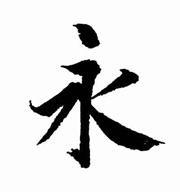
#> input picture 0.jpg, 180 x 192 px, found by its file name; its folder holds only this picture in this run
$ python list_shrink.py   (older library calls are emulated)
#> lines starting #> are read from the running program, lines starting #| are printed output that depends on the picture; after the words box and inside, x2 and y2 are one past the last pixel; in counts of white or black regions, pixels touching at a corner belong together
### imgproc.py
import numpy as np
import cv2
from general import two_threshold
import math
import random
import matplotlib.pyplot as plt


# [7 lines left out: function line_to_X_y, not called in this run]


def imgread(addr):
#> called with addr = 'img/0.jpg'
    try:
        img = cv2.imread(addr)  # read image into a mat
#> img is the input picture: shape (192, 180, 3); min 0, max 255, mean 220.1
        NewImage = cv2.cvtColor(img, cv2.COLOR_BGR2GRAY)  # transform into gray
        for i in range(NewImage.shape[0]):
            for j in range(NewImage.shape[1]):
                Num = NewImage[i][j]
                if Num < two_threshold:
                    NewImage[i][j] = 0
                else:
                    NewImage[i][j] = 255
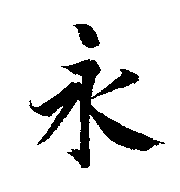
#> NewImage: shape (192, 180); 87.1% white; 2 black regions, box (x1, y1, x2, y2) and area: (29, 59, 165, 168) 4090, (73, 24, 100, 48) 382
        return NewImage
    except Exception as e:
        print('There is an error in imgproc.imgread' + str(e))


# [6 lines left out: function imgshow, not called in this run]


def matread(img):
    mat = img.copy()
    for i in range(mat.shape[0]):
        for j in range(mat.shape[1]):
            Num = mat[i][j]
            if Num == 0:
                mat[i][j] = 1
            else:
                mat[i][j] = 0
    return mat


def matwrite(mat):
    img = np.zeros(mat.shape)
    for i in range(mat.shape[0]):
        for j in range(mat.shape[1]):
            Num = mat[i][j]
            if Num == 0:
                img[i][j] = 255
            else:
                img[i][j] = 0
    return img


# [4 lines left out: function matget, not called in this run]


def pos_black(mat):
    size = mat.shape
#> size = (192, 180)
    result = []
    for i in range(size[0]):
        for j in range(size[1]):
            if mat[i][j] == 1:
                result.append([i, j])
    return result


# [112 lines left out: functions pos_white, trans3, convexhull, wholehull, not called in this run]


def drawconvex(img, cnt):
    cv2.drawContours(img, cnt, -1, (0, 0, 0))


# [266 lines left out: functions findcenter, findaxis, materode, matdilate, matclear, drawpoly and 7 more, not called in this run]

### list_shrink.py
from imgproc import *
import cv2
import numpy as np

fold = 'img/'
fold_object = 'img/'

num = 0
while (True):
    try:
        img = imgread(fold + '%d.jpg' % num)
        mat = matread(img)
        l = pos_black(mat)
#> l = 4472 pairs, first value 24 to 167, second value 29 to 164
        rd = [0, 0]
        lu = [len(mat), len(mat[0])]
#> lu = [192, 180]
        for point in l:
            if point[0] < lu[0]:
                lu[0] = point[0]
            if point[1] < lu[1]:
                lu[1] = point[1]
            if point[0] > rd[0]:
                rd[0] = point[0]
            if point[1] > rd[1]:
                rd[1] = point[1]
#> this loop made 4472 passes
#> point on passes 1 to 3: [24, 76], [24, 77], [24, 78]
#> after the loop, lu = [24, 29]; rd = [167, 164]
        y = rd[1] - lu[1]
#> y = 135
        x = rd[0] - lu[0]
#> x = 143
        newmat = np.zeros((x, y))
        for i in range(x):
            for j in range(y):
                newmat[i][j] = mat[lu[0] + i][lu[1] + j]
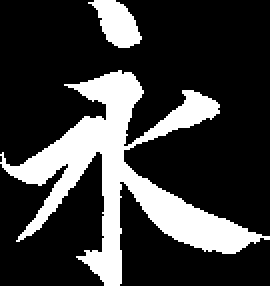
#> newmat: shape (143, 135) float64 (shown 2 times larger); values 0 (black) and 1 (white), 23.1% white; 2 white regions, box (x1, y1, x2, y2) and area: (0, 35, 135, 143) 4082, (44, 0, 71, 24) 382
        newimg = matwrite(newmat)
        cv2.imwrite(fold_object + '%d.jpg' % num, newimg)
        print(fold_object + '%d.jpg' % num)
        num += 1
    except:
        num += 1
        continue
